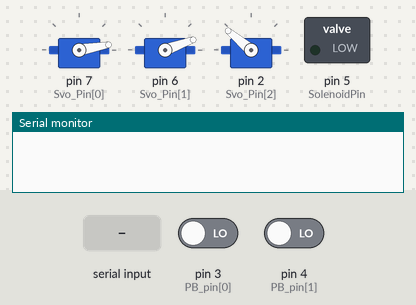
This sketch was run on a simulated Arduino Uno, built with avr-gcc and run on an emulated ATmega328P. On the bench: 3 × servo, switched loads named in the sketch (green lamp = pin HIGH), the last lines printed to the serial monitor. The inputs (shaded band) are chosen by the test bench; at power-on: pin 3 (PB_pin[0]) LOW, pin 4 (PB_pin[1]) LOW.

Above: at 1.2 s.
1.3 s: "OpenDoor\n" received over Serial
At 1.9 s:
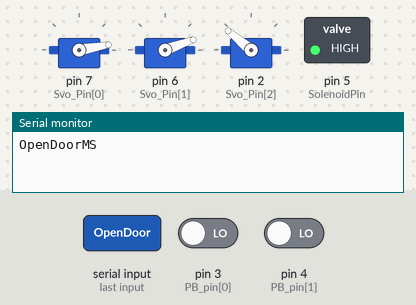
2.8 s: "con\n" received over Serial
4.3 s: "store\n" received over Serial
Timing chart, 0 to 11.8 s (numbered marks = the images above; inputs shaded):
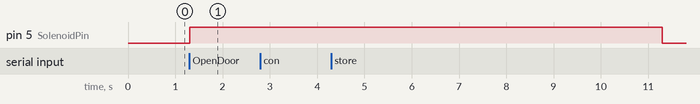

Measured:
- after the input at 1.3 s, pin 5 (SolenoidPin): LOW → HIGH at once

The sketch:

arduino.ino
```cpp
//PB FUNCTION
const uint8_t PB_pin[]={3,4};

int SolenoidPin=5;

typedef struct DataS {
  uint8_t Svo_F_PosMain[3]={10,80,169 }; // low,mid,  high // Servo Main
  uint8_t Svo_F_PosLock1[2]={20,120}; // Close,OPen // Servo Lock2
  uint8_t Svo_F_PosLock2[2]={140,40}; // Close,OPen // Servo Lock2
};DataS MyS_;

#include <Servo.h>
const uint8_t MxD_Svo=3, Svo_Pin[MxD_Svo] = {7,6,2}; //dont use #1 array.. // main, lock1,lock2,
Servo Svo[MxD_Svo]; float Svo_SpdF[5][MxD_Svo]; //1 curpos Svo_SpdF[1][MxD_Svo]//2finalPos Svo_SpdF[2][MxD_Svo]//speed //status
uint8_t Svo_I_Pos[MxD_Svo]= {MyS_.Svo_F_PosMain[0],MyS_.Svo_F_PosLock1[0],MyS_.Svo_F_PosLock2[0]}; //initial Servo Postion << update this

float SystemStatus=0;unsigned long OpenMS,SendDataMS,OpenDoorMS;
bool ConStatus=0;
void setup(){ Serial.begin(115200);
    pinMode(SolenoidPin, OUTPUT);digitalWrite(SolenoidPin, LOW);
//  Serial.println("Servo Funtion Call Svo_LoopFunction first b4 calling other Svofunction");
//  Serial.println("SvoNor,0,179,1   >> normal function SvoNor,index,Pos,delayONOFF  ");
//  Serial.println("SvoSpeed,0,179,100   >> speed function  SvoSpeed,index,Pos,speed  ");
}

void loop() {
//  Svo_NorFunc(0,30,1); // index// position//delay
//  Svo_Spd_Func(0,30,10); // index// position//speed.. the lower the faster
//  delay(1000);
  PB_Function(false,false,50,2000,false);//pull up//LowHigh input//Press ON//delay after use pb
  Svo_LoopFunction();

  if(Svo_SpdF[1][0]==Svo_SpdF[2][0] && SystemStatus==4){
    SystemStatus=5;
    Svo_NorFunc(1,MyS_.Svo_F_PosLock1[1],1);
    Svo_NorFunc(2,MyS_.Svo_F_PosLock2[1],1);
    OpenMS=millis()+5000;
//    Serial.println(" Servo Post OK");
    }
  if(SystemStatus==5 && OpenMS<millis()){
    SystemStatus=6;
    returnHomeServo();
//    Serial.println("Done Returning Home");
    }
  if(Svo_SpdF[1][0]==Svo_SpdF[2][0] && SystemStatus==6){
    SystemStatus=0;
//    Serial.println("Done Home");
    }

  if(SendDataMS<millis() && ConStatus==1){
    Serial.println("data,"+String(SystemStatus)+",");
    SendDataMS=millis()+500;
    }
  if(OpenDoorMS<millis()){ digitalWrite(SolenoidPin, LOW);  }
}

void returnHomeServo(){
  Svo_NorFunc(0,MyS_.Svo_F_PosMain[0],1);
  Svo_NorFunc(1,MyS_.Svo_F_PosLock1[0],1);
  Svo_NorFunc(2,MyS_.Svo_F_PosLock2[0],1);
  }

//PB FUNCTION
void PB_Function(bool PU_, bool LH,int Press_MS,int Delay_,bool pOut){const uint8_t I_M=sizeof(PB_pin);static unsigned long PB_MS[I_M],Rst_PB[I_M];static uint8_t PB_Stat[I_M];
  static bool init_;if(!init_){for(int i=0;i<I_M;i++){if(PU_){pinMode(PB_pin[i],INPUT_PULLUP);}else{pinMode(PB_pin[i],INPUT);}}if(PU_){}else{}
  init_=1;}for(int i=0;i<I_M;i++){if(digitalRead(PB_pin[i])==LH&&PB_Stat[i]==0&&PB_MS[i]<millis()){PB_Stat[i]=2;PB_MS[i]=millis()+Press_MS;}else if(
  digitalRead(PB_pin[i])==LH&&PB_Stat[i]>0&&PB_MS[i]<millis()){PB_Stat[i]=1;}else if(digitalRead(PB_pin[i])!=LH){PB_Stat[i]=0;PB_MS[i]=millis()+50;}}


//  for(int i=0;i<I_M;i++){if(PB_Stat[i] && Rst_PB[i]<millis()){Rst_PB[i]=millis()+Delay_;if(pOut){Serial.println("PB> "+String(i));}}}

  if(PB_Stat[0] && PB_Stat[1] && Rst_PB[0]<millis() && SystemStatus>0 && SystemStatus< 4){
    //put code here
    if(SystemStatus==1){Svo_NorFunc(0,MyS_.Svo_F_PosMain[0],1);}
    else if(SystemStatus==2){Svo_NorFunc(0,MyS_.Svo_F_PosMain[1],1);}
    else if(SystemStatus==3){Svo_NorFunc(0,MyS_.Svo_F_PosMain[2],1);}

    Rst_PB[0]=millis()+Delay_;if(pOut){Serial.println("PB 0");}
    SystemStatus=4;
//    Serial.println(" Moving Main Servo");
    }

  }

//SERVO FUNCTION
unsigned long MS_Spd[MxD_Svo];int Svo_CheckPos(int Pos){if(Pos>179){Pos=179;}if(Pos<0){Pos=0;} return Pos;} void Svo_NorFunc(int I_,int Pos,bool D_){Pos=Svo_CheckPos(Pos);
  int a_=abs(Pos-Svo_SpdF[1][I_]),d_=map(a_,0,60,50,2200)/10;Svo[I_].write(Pos);Svo_SpdF[2][I_]=Pos;Svo_SpdF[1][I_]=Pos;if(D_){delay(d_);}MS_Spd[I_]=millis()+1000;}
void Svo_Init(){static bool init_=0;if(!init_){for(int i=0;i<MxD_Svo;i++){Svo[i].attach(Svo_Pin[i]);Svo_NorFunc(i,Svo_I_Pos[i],1);}init_=1;}}
void Svo_Spd_Func(int I_,int Pos,int spd){Svo_SpdF[2][I_]=Svo_CheckPos(Pos);Svo_SpdF[3][I_]=spd;Svo_SpdF[4][I_]=1;MS_Spd[I_]=millis()+Svo_SpdF[3][I_];}
void Svo_LoopFunction(){Svo_Init();static unsigned long SvoMS;static float dT[MxD_Svo];SvoMS=millis();for(int i=0;i<MxD_Svo;i++){if(i==1){continue;}if(Svo_SpdF[4][i]==1){if(Svo_SpdF[1][i]
  <Svo_SpdF[2][i]&&MS_Spd[i]<millis()){dT[i]=float(SvoMS-(MS_Spd[i]-Svo_SpdF[3][i]))/Svo_SpdF[3][i]; Svo_SpdF[1][i]=Svo_SpdF[1][i]+(dT[i]); if(Svo_SpdF[1][i]>Svo_SpdF[2][i]){Svo_SpdF[1][i]
  =Svo_SpdF[2][i];}MS_Spd[i]=millis()+Svo_SpdF[3][i];}else if(Svo_SpdF[1][i]>Svo_SpdF[2][i] && MS_Spd[i]<millis()){ dT[i]=float(SvoMS-(MS_Spd[i]-Svo_SpdF[3][i]))/Svo_SpdF[3][i];
  Svo_SpdF[1][i]=Svo_SpdF[1][i]-(dT[i]);if(Svo_SpdF[1][i]<Svo_SpdF[2][i]){Svo_SpdF[1][i]=Svo_SpdF[2][i];} MS_Spd[i]=millis()+Svo_SpdF[3][i];}if(Svo_SpdF[1][i]!=Svo_SpdF[2][i]){
  Svo[i].write((int)Svo_SpdF[1][i]);}else{Svo_SpdF[4][i]=0; Svo[i].write((int)Svo_SpdF[2][i]);delay(1);}}else if(MS_Spd[i]<millis()){Svo_NorFunc(i,Svo_SpdF[1][i],0);}}}


//void SerialCom_Rcv(Stream *s,uint8_t I_,bool pOut){if(s->available()>0){char D[64];strcpy(D,s->readStringUntil('\n').c_str());if(pOut)Serial.println(D);Split_(String(D),I_,',',false);}}
void serialEvent(){ //do not move text here
  while (Serial.available()){static String D_;char inChar = (char)Serial.read();D_ += inChar;if (inChar == '\n'){Split_(D_,0,',',false);D_ = "";}}}
void Split_(String DS,uint8_t I_,char d_,bool pOut){char S_DA[2][10][15];String DA_[10];DS.remove(DS.indexOf('\n'),1);DS.remove(DS.indexOf((char)13),1);int d_I=0;int d_I2=DS.indexOf(d_);
  while(d_I2!=-1){strcpy(S_DA[I_][d_I],DS.substring(0,d_I2).c_str());DA_[d_I]=S_DA[I_][d_I];DS=DS.substring(d_I2+1);d_I2=DS.indexOf(d_);d_I++;}DA_[d_I]=DS;strcpy(S_DA[I_][d_I],DS.c_str());
  if(pOut)for(int i=0;i<=d_I;i++){Serial.println("Data "+String(i)+":\t"+DA_[i]+" ");}

  if(DA_[0].equalsIgnoreCase("SvoNor")){Svo_NorFunc(DA_[1].toInt(),DA_[2].toInt(),DA_[3].toInt()); }
  if(DA_[0].equalsIgnoreCase("SvoSpeed")){Svo_Spd_Func(DA_[1].toInt(),DA_[2].toInt(),DA_[3].toInt());}
  if(DA_[0].equalsIgnoreCase("con")){Serial.println("ICRprint,"); if(ConStatus==0){returnHomeServo();ConStatus=1; }}
  if(DA_[0].equalsIgnoreCase("OpenDoor")){digitalWrite(SolenoidPin, HIGH);OpenDoorMS=millis()+10000; Serial.println("OpenDoorMS");}
  if(DA_[0].equalsIgnoreCase("reset")){SystemStatus=0;}
  if(DA_[0].equalsIgnoreCase("store") && ConStatus==1){ Serial.println("STORING,");SystemStatus=DA_[1].toInt();  Svo_NorFunc(1,MyS_.Svo_F_PosLock1[0],1); Svo_NorFunc(2,MyS_.Svo_F_PosLock2[0],1);
//  Serial.println(" Storing Item");
  }
  }
```
